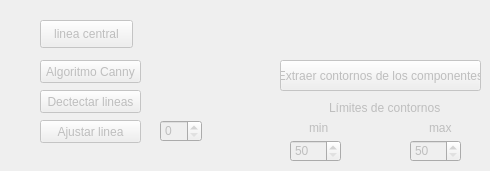
    <widget class="QWidget" name="tab_14">
     <property name="enabled">
      <bool>false</bool>
     </property>
     <attribute name="title">
      <string>Extraer lineas,contornos y componentes</string>
     </attribute>
     <widget class="QPushButton" name="pushButton_39">
      <property name="geometry">
       <rect>
        <x>40</x>
        <y>60</y>
        <width>101</width>
        <height>23</height>
       </rect>
      </property>
      <property name="text">
       <string>Algoritmo Canny</string>
      </property>
     </widget>
     <widget class="QPushButton" name="pushButton_40">
      <property name="geometry">
       <rect>
        <x>40</x>
        <y>90</y>
        <width>101</width>
        <height>23</height>
       </rect>
      </property>
      <property name="text">
       <string>Dectectar lineas</string>
      </property>
     </widget>
     <widget class="QPushButton" name="pushButton_41">
      <property name="geometry">
       <rect>
        <x>40</x>
        <y>120</y>
        <width>101</width>
        <height>23</height>
       </rect>
      </property>
      <property name="text">
       <string>Ajustar linea</string>
      </property>
     </widget>
     <widget class="QSpinBox" name="spinBox">
      <property name="geometry">
       <rect>
        <x>160</x>
        <y>120</y>
        <width>42</width>
        <height>22</height>
       </rect>
      </property>
      <property name="maximum">
       <number>999</number>
      </property>
     </widget>
     <widget class="QPushButton" name="pushButton_42">
      <property name="geometry">
       <rect>
        <x>280</x>
        <y>60</y>
        <width>201</width>
        <height>31</height>
       </rect>
      </property>
      <property name="text">
       <string>Extraer contornos de los componentes</string>
      </property>
     </widget>
     <widget class="QSpinBox" name="spinBox_3">
      <property name="geometry">
       <rect>
        <x>290</x>
        <y>140</y>
        <width>51</width>
        <height>22</height>
       </rect>
      </property>
      <property name="minimum">
       <number>50</number>
      </property>
      <property name="maximum">
       <number>10000</number>
      </property>
     </widget>
     <widget class="QSpinBox" name="spinBox_4">
      <property name="geometry">
       <rect>
        <x>410</x>
        <y>140</y>
        <width>51</width>
        <height>22</height>
       </rect>
      </property>
      <property name="minimum">
       <number>50</number>
      </property>
      <property name="maximum">
       <number>10000</number>
      </property>
     </widget>
     <widget class="QLabel" name="label_25">
      <property name="geometry">
       <rect>
        <x>329</x>
        <y>100</y>
        <width>121</width>
        <height>16</height>
       </rect>
      </property>
      <property name="text">
       <string>Límites de contornos</string>
      </property>
     </widget>
     <widget class="QLabel" name="label_26">
      <property name="geometry">
       <rect>
        <x>309</x>
        <y>120</y>
        <width>31</width>
        <height>16</height>
       </rect>
      </property>
      <property name="text">
       <string>min</string>
      </property>
     </widget>
     <widget class="QLabel" name="label_27">
      <property name="geometry">
       <rect>
        <x>429</x>
        <y>120</y>
        <width>31</width>
        <height>16</height>
       </rect>
      </property>
      <property name="text">
       <string>max</string>
      </property>
     </widget>
     <widget class="QPushButton" name="pushButton_30">
      <property name="geometry">
       <rect>
        <x>40</x>
        <y>20</y>
        <width>93</width>
        <height>28</height>
       </rect>
      </property>
      <property name="text">
       <string>linea central</string>
      </property>
     </widget>
     <zorder>pushButton_39</zorder>
     <zorder>pushButton_40</zorder>
     <zorder>pushButton_41</zorder>
     <zorder>spinBox</zorder>
     <zorder>pushButton_42</zorder>
     <zorder>spinBox_3</zorder>
     <zorder>spinBox_4</zorder>
     <zorder>label_25</zorder>
     <zorder>label_26</zorder>
     <zorder>label_27</zorder>
     <zorder>pushButton_30</zorder>
     <zorder>stackedWidget</zorder>
     <zorder>stackedWidget</zorder>
    </widget>
